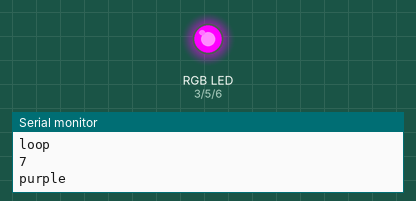
This sketch was run on a simulated Arduino Uno, built with avr-gcc and run on an emulated ATmega328P. Shown: an RGB LED mixed from three pins (HIGH = lit), the last lines printed to the serial monitor. Random numbers use the default seed unless the sketch sets one.

Above: at 0.1 s.
At 26.1 s:
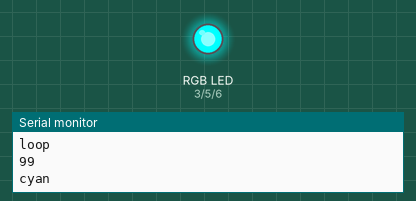
Timing chart, 0 to 40.0 s (numbered marks = the images above):
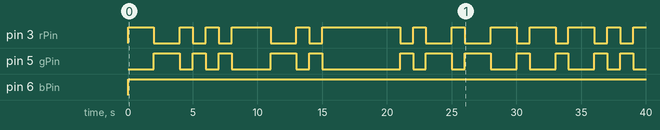

Measured:
- by itself, pin 3 (rPin): LOW → HIGH at 0.00 s, → LOW 2.0 s later, → HIGH 2.0 s later, → LOW 1.0 s later, … (25 changes in this stretch)
- by itself, pin 5 (gPin): LOW → HIGH at 2.0 s, → LOW 2.0 s later, → HIGH 1.0 s later, → LOW 1.0 s later, … (24 changes in this stretch)
- by itself, pin 6 (bPin): LOW → HIGH at 0.00 s

The sketch:

20-RGB-RANDOM2-ON-OFF.ino
```cpp
// has random
// state blink
// led STATE changes across loops not within loops


// led PINs
int rPin = 3;
int gPin = 5;
int bPin = 6;

// led states
boolean ON = 1;
boolean OFF = 0;


void setup() {
  // put your setup code here, to run once:

  // set pinModes
  pinMode(rPin, OUTPUT);
  pinMode(gPin, OUTPUT);
  pinMode(bPin, OUTPUT);

  // start serial
  Serial.begin(9600);
}

void loop() {

  // put your main code here, to run repeatedly:
  Serial.println("loop");

  // pick random value from 0-100
  long lottery = random (0, 100);
  Serial.println(lottery);

  // select a boundary value
  int boundary = 50; // change this and see what happens

  // deterine if boundary is BELOW the boundary
  if ( lottery <= boundary ) {

    // write the leds -- pick a different color
    Serial.println("purple");
    digitalWrite( rPin, ON);
    digitalWrite( gPin, OFF);
    digitalWrite( bPin, ON);
    // wait 1 second
    delay(1000);
  }


  // deterine if boundary is ABOVE the boundary
  if ( lottery >= boundary + 1) {

    // write the leds -- pick a different color
    Serial.println("cyan");
    digitalWrite( rPin, OFF);
    digitalWrite( gPin, ON);
    digitalWrite( bPin, ON);
    // wait 1 second
    delay(1000);
  }


}
```
